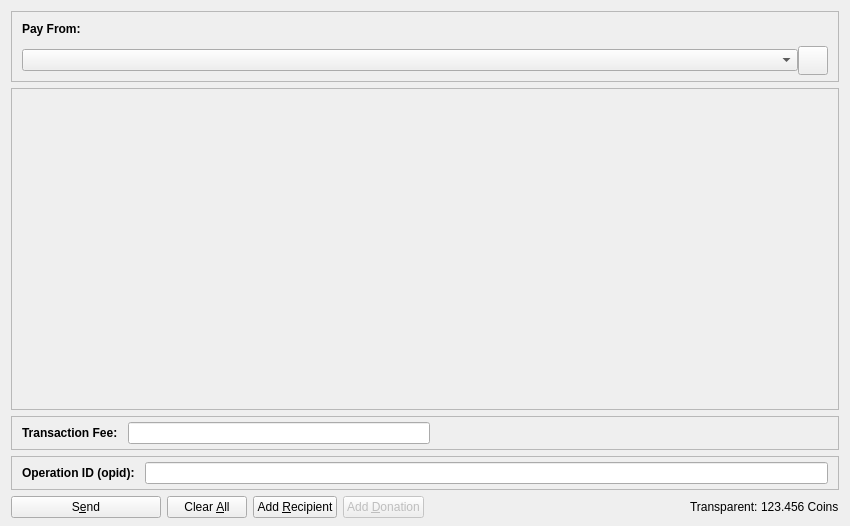
<?xml version="1.0" encoding="UTF-8"?>
<ui version="4.0">
 <class>ZSendCoinsDialog</class>
 <widget class="QDialog" name="ZSendCoinsDialog">
  <property name="enabled">
   <bool>true</bool>
  </property>
  <property name="geometry">
   <rect>
    <x>0</x>
    <y>0</y>
    <width>850</width>
    <height>526</height>
   </rect>
  </property>
  <property name="windowTitle">
   <string>Z-Send Coins</string>
  </property>
  <layout class="QVBoxLayout" name="verticalLayout" stretch="0,1,0,0,0">
   <property name="bottomMargin">
    <number>8</number>
   </property>
   <item>
    <widget class="QFrame" name="frameCoinControl">
     <property name="sizePolicy">
      <sizepolicy hsizetype="Expanding" vsizetype="Expanding">
       <horstretch>0</horstretch>
       <verstretch>0</verstretch>
      </sizepolicy>
     </property>
     <property name="maximumSize">
      <size>
       <width>16777215</width>
       <height>16777215</height>
      </size>
     </property>
     <property name="frameShape">
      <enum>QFrame::StyledPanel</enum>
     </property>
     <property name="frameShadow">
      <enum>QFrame::Sunken</enum>
     </property>
     <layout class="QVBoxLayout" name="verticalLayoutCoinControl2">
      <property name="spacing">
       <number>0</number>
      </property>
      <property name="leftMargin">
       <number>0</number>
      </property>
      <property name="topMargin">
       <number>0</number>
      </property>
      <property name="rightMargin">
       <number>0</number>
      </property>
      <property name="bottomMargin">
       <number>6</number>
      </property>
      <item>
       <layout class="QVBoxLayout" name="verticalLayoutCoinControl" stretch="0,0">
        <property name="spacing">
         <number>0</number>
        </property>
        <property name="leftMargin">
         <number>10</number>
        </property>
        <property name="topMargin">
         <number>10</number>
        </property>
        <item>
         <layout class="QHBoxLayout" name="horizontalLayoutCoinControl1">
          <property name="rightMargin">
           <number>0</number>
          </property>
          <property name="bottomMargin">
           <number>10</number>
          </property>
          <item>
           <widget class="QLabel" name="labelCoinControlFeatures">
            <property name="sizePolicy">
             <sizepolicy hsizetype="Preferred" vsizetype="Maximum">
              <horstretch>0</horstretch>
              <verstretch>0</verstretch>
             </sizepolicy>
            </property>
            <property name="font">
             <font>
              <weight>75</weight>
              <bold>true</bold>
             </font>
            </property>
            <property name="styleSheet">
             <string notr="true">font-weight:bold;</string>
            </property>
            <property name="text">
             <string>Pay From:</string>
            </property>
           </widget>
          </item>
         </layout>
        </item>
        <item>
         <layout class="QHBoxLayout" name="horizontalLayoutCoinControl2" stretch="0,0">
          <property name="spacing">
           <number>0</number>
          </property>
          <property name="rightMargin">
           <number>10</number>
          </property>
          <property name="bottomMargin">
           <number>0</number>
          </property>
          <item>
           <widget class="QComboBox" name="payFromAddress"/>
          </item>
          <item>
           <widget class="QToolButton" name="refreshPayFrom">
            <property name="toolTip">
             <string>Refresh address list</string>
            </property>
            <property name="text">
             <string/>
            </property>
            <property name="icon">
             <iconset resource="../komodo.qrc">
              <normaloff>:/icons/refresh</normaloff>:/icons/refresh</iconset>
            </property>
            <property name="iconSize">
             <size>
              <width>22</width>
              <height>22</height>
             </size>
            </property>
           </widget>
          </item>
         </layout>
        </item>
       </layout>
      </item>
     </layout>
    </widget>
   </item>
   <item>
    <widget class="QScrollArea" name="scrollArea">
     <property name="widgetResizable">
      <bool>true</bool>
     </property>
     <widget class="QWidget" name="scrollAreaWidgetContents">
      <property name="geometry">
       <rect>
        <x>0</x>
        <y>0</y>
        <width>834</width>
        <height>307</height>
       </rect>
      </property>
      <layout class="QVBoxLayout" name="verticalLayout_2" stretch="0,1">
       <property name="leftMargin">
        <number>0</number>
       </property>
       <property name="topMargin">
        <number>0</number>
       </property>
       <property name="rightMargin">
        <number>0</number>
       </property>
       <property name="bottomMargin">
        <number>0</number>
       </property>
       <item>
        <layout class="QVBoxLayout" name="entries">
         <property name="spacing">
          <number>6</number>
         </property>
        </layout>
       </item>
       <item>
        <spacer name="verticalSpacer">
         <property name="orientation">
          <enum>Qt::Vertical</enum>
         </property>
         <property name="sizeHint" stdset="0">
          <size>
           <width>20</width>
           <height>40</height>
          </size>
         </property>
        </spacer>
       </item>
      </layout>
     </widget>
    </widget>
   </item>
   <item>
    <widget class="QFrame" name="frameFee">
     <property name="sizePolicy">
      <sizepolicy hsizetype="Expanding" vsizetype="Expanding">
       <horstretch>0</horstretch>
       <verstretch>0</verstretch>
      </sizepolicy>
     </property>
     <property name="maximumSize">
      <size>
       <width>16777215</width>
       <height>16777215</height>
      </size>
     </property>
     <property name="frameShape">
      <enum>QFrame::StyledPanel</enum>
     </property>
     <property name="frameShadow">
      <enum>QFrame::Sunken</enum>
     </property>
     <layout class="QVBoxLayout" name="verticalLayoutFee1">
      <property name="spacing">
       <number>0</number>
      </property>
      <property name="leftMargin">
       <number>0</number>
      </property>
      <property name="topMargin">
       <number>0</number>
      </property>
      <property name="rightMargin">
       <number>0</number>
      </property>
      <property name="bottomMargin">
       <number>0</number>
      </property>
      <item>
       <layout class="QVBoxLayout" name="verticalLayoutFee2" stretch="0,0,0">
        <property name="spacing">
         <number>0</number>
        </property>
        <property name="leftMargin">
         <number>10</number>
        </property>
        <property name="topMargin">
         <number>0</number>
        </property>
        <item>
         <spacer name="verticalSpacer_2">
          <property name="orientation">
           <enum>Qt::Vertical</enum>
          </property>
          <property name="sizeHint" stdset="0">
           <size>
            <width>40</width>
            <height>5</height>
           </size>
          </property>
         </spacer>
        </item>
        <item>
         <layout class="QHBoxLayout" name="horizontalLayoutFee1">
          <property name="bottomMargin">
           <number>0</number>
          </property>
          <item>
           <layout class="QVBoxLayout" name="verticalLayoutFee7">
            <property name="spacing">
             <number>0</number>
            </property>
            <item>
             <layout class="QHBoxLayout" name="horizontalLayoutSmartFee">
              <property name="spacing">
               <number>10</number>
              </property>
              <item>
               <widget class="QLabel" name="labelFeeHeadline">
                <property name="sizePolicy">
                 <sizepolicy hsizetype="Preferred" vsizetype="Maximum">
                  <horstretch>0</horstretch>
                  <verstretch>0</verstretch>
                 </sizepolicy>
                </property>
                <property name="font">
                 <font>
                  <weight>75</weight>
                  <bold>true</bold>
                 </font>
                </property>
                <property name="styleSheet">
                 <string notr="true">font-weight:bold;</string>
                </property>
                <property name="text">
                 <string>Transaction Fee:</string>
                </property>
               </widget>
              </item>
              <item>
               <widget class="KomodoAmountField" name="customFee"/>
              </item>
             </layout>
            </item>
           </layout>
          </item>
          <item>
           <spacer name="horizontalSpacer_4">
            <property name="orientation">
             <enum>Qt::Horizontal</enum>
            </property>
            <property name="sizeType">
             <enum>QSizePolicy::MinimumExpanding</enum>
            </property>
            <property name="sizeHint" stdset="0">
             <size>
              <width>40</width>
              <height>20</height>
             </size>
            </property>
           </spacer>
          </item>
         </layout>
        </item>
        <item>
         <spacer name="verticalSpacerFee">
          <property name="orientation">
           <enum>Qt::Vertical</enum>
          </property>
          <property name="sizeHint" stdset="0">
           <size>
            <width>40</width>
            <height>5</height>
           </size>
          </property>
         </spacer>
        </item>
       </layout>
      </item>
     </layout>
    </widget>
   </item>
   <item>
    <widget class="QFrame" name="frameResult">
     <property name="sizePolicy">
      <sizepolicy hsizetype="Expanding" vsizetype="Expanding">
       <horstretch>0</horstretch>
       <verstretch>0</verstretch>
      </sizepolicy>
     </property>
     <property name="maximumSize">
      <size>
       <width>16777215</width>
       <height>16777215</height>
      </size>
     </property>
     <property name="frameShape">
      <enum>QFrame::StyledPanel</enum>
     </property>
     <property name="frameShadow">
      <enum>QFrame::Sunken</enum>
     </property>
     <layout class="QVBoxLayout" name="verticalLayoutResult1">
      <property name="spacing">
       <number>0</number>
      </property>
      <property name="leftMargin">
       <number>0</number>
      </property>
      <property name="topMargin">
       <number>0</number>
      </property>
      <property name="rightMargin">
       <number>0</number>
      </property>
      <property name="bottomMargin">
       <number>0</number>
      </property>
      <item>
       <layout class="QVBoxLayout" name="verticalLayoutResult2" stretch="0,0,0">
        <property name="spacing">
         <number>0</number>
        </property>
        <property name="leftMargin">
         <number>10</number>
        </property>
        <property name="topMargin">
         <number>0</number>
        </property>
        <property name="rightMargin">
         <number>10</number>
        </property>
        <item>
         <spacer name="verticalSpacer_3">
          <property name="orientation">
           <enum>Qt::Vertical</enum>
          </property>
          <property name="sizeHint" stdset="0">
           <size>
            <width>40</width>
            <height>5</height>
           </size>
          </property>
         </spacer>
        </item>
        <item>
         <layout class="QHBoxLayout" name="horizontalLayoutResult1">
          <property name="bottomMargin">
           <number>0</number>
          </property>
          <item>
           <layout class="QVBoxLayout" name="verticalLayoutResult3">
            <property name="spacing">
             <number>0</number>
            </property>
            <item>
             <layout class="QHBoxLayout" name="horizontalLayoutResult2">
              <property name="spacing">
               <number>10</number>
              </property>
              <item>
               <widget class="QLabel" name="labelResultHeadline">
                <property name="sizePolicy">
                 <sizepolicy hsizetype="Preferred" vsizetype="Maximum">
                  <horstretch>0</horstretch>
                  <verstretch>0</verstretch>
                 </sizepolicy>
                </property>
                <property name="font">
                 <font>
                  <weight>75</weight>
                  <bold>true</bold>
                 </font>
                </property>
                <property name="styleSheet">
                 <string notr="true">font-weight:bold;</string>
                </property>
                <property name="text">
                 <string>Operation ID (opid):</string>
                </property>
               </widget>
              </item>
              <item>
               <widget class="QLineEdit" name="operationId">
                <property name="readOnly">
                 <bool>true</bool>
                </property>
               </widget>
              </item>
             </layout>
            </item>
           </layout>
          </item>
         </layout>
        </item>
        <item>
         <spacer name="verticalSpacerResult">
          <property name="orientation">
           <enum>Qt::Vertical</enum>
          </property>
          <property name="sizeHint" stdset="0">
           <size>
            <width>40</width>
            <height>5</height>
           </size>
          </property>
         </spacer>
        </item>
       </layout>
      </item>
     </layout>
    </widget>
   </item>
   <item>
    <layout class="QHBoxLayout" name="horizontalLayout">
     <item>
      <widget class="QPushButton" name="sendButton">
       <property name="minimumSize">
        <size>
         <width>150</width>
         <height>0</height>
        </size>
       </property>
       <property name="toolTip">
        <string>Confirm the send action</string>
       </property>
       <property name="text">
        <string>S&amp;end</string>
       </property>
       <property name="icon">
        <iconset resource="../komodo.qrc">
         <normaloff>:/icons/send</normaloff>:/icons/send</iconset>
       </property>
       <property name="autoDefault">
        <bool>false</bool>
       </property>
       <property name="default">
        <bool>false</bool>
       </property>
      </widget>
     </item>
     <item>
      <widget class="QPushButton" name="clearButton">
       <property name="sizePolicy">
        <sizepolicy hsizetype="Minimum" vsizetype="Fixed">
         <horstretch>0</horstretch>
         <verstretch>0</verstretch>
        </sizepolicy>
       </property>
       <property name="toolTip">
        <string>Clear all fields of the form.</string>
       </property>
       <property name="text">
        <string>Clear &amp;All</string>
       </property>
       <property name="icon">
        <iconset resource="../komodo.qrc">
         <normaloff>:/icons/remove</normaloff>:/icons/remove</iconset>
       </property>
       <property name="autoDefault">
        <bool>false</bool>
       </property>
      </widget>
     </item>
     <item>
      <widget class="QPushButton" name="addButton">
       <property name="toolTip">
        <string>Send to multiple recipients at once</string>
       </property>
       <property name="text">
        <string>Add &amp;Recipient</string>
       </property>
       <property name="icon">
        <iconset resource="../komodo.qrc">
         <normaloff>:/icons/add</normaloff>:/icons/add</iconset>
       </property>
       <property name="autoDefault">
        <bool>false</bool>
       </property>
      </widget>
     </item>
     <item>
      <widget class="QPushButton" name="donButton">
       <property name="enabled">
        <bool>false</bool>
       </property>
       <property name="toolTip">
        <string>Add a donation to PIRATE devs</string>
       </property>
       <property name="text">
        <string>Add &amp;Donation</string>
       </property>
       <property name="icon">
        <iconset resource="../komodo.qrc">
         <normaloff>:/icons/add</normaloff>:/icons/add</iconset>
       </property>
       <property name="autoDefault">
        <bool>false</bool>
       </property>
      </widget>
     </item>
     <item>
      <spacer name="horizontalSpacer">
       <property name="orientation">
        <enum>Qt::Horizontal</enum>
       </property>
       <property name="sizeHint" stdset="0">
        <size>
         <width>40</width>
         <height>20</height>
        </size>
       </property>
      </spacer>
     </item>
     <item>
      <layout class="QHBoxLayout" name="horizontalLayout_2">
       <property name="spacing">
        <number>3</number>
       </property>
       <item>
        <widget class="QLabel" name="label">
         <property name="sizePolicy">
          <sizepolicy hsizetype="Preferred" vsizetype="Fixed">
           <horstretch>0</horstretch>
           <verstretch>0</verstretch>
          </sizepolicy>
         </property>
         <property name="text">
          <string>Transparent:</string>
         </property>
        </widget>
       </item>
       <item>
        <widget class="QLabel" name="labelBalance">
         <property name="sizePolicy">
          <sizepolicy hsizetype="Preferred" vsizetype="Fixed">
           <horstretch>0</horstretch>
           <verstretch>0</verstretch>
          </sizepolicy>
         </property>
         <property name="cursor">
          <cursorShape>IBeamCursor</cursorShape>
         </property>
         <property name="text">
          <string notr="true">123.456 Coins</string>
         </property>
         <property name="textInteractionFlags">
          <set>Qt::LinksAccessibleByMouse|Qt::TextSelectableByKeyboard|Qt::TextSelectableByMouse</set>
         </property>
        </widget>
       </item>
      </layout>
     </item>
    </layout>
   </item>
  </layout>
 </widget>
 <customwidgets>
  <customwidget>
   <class>KomodoAmountField</class>
   <extends>QLineEdit</extends>
   <header>komodoamountfield.h</header>
   <container>1</container>
  </customwidget>
 </customwidgets>
 <resources>
  <include location="../komodo.qrc"/>
 </resources>
 <connections/>
</ui>
